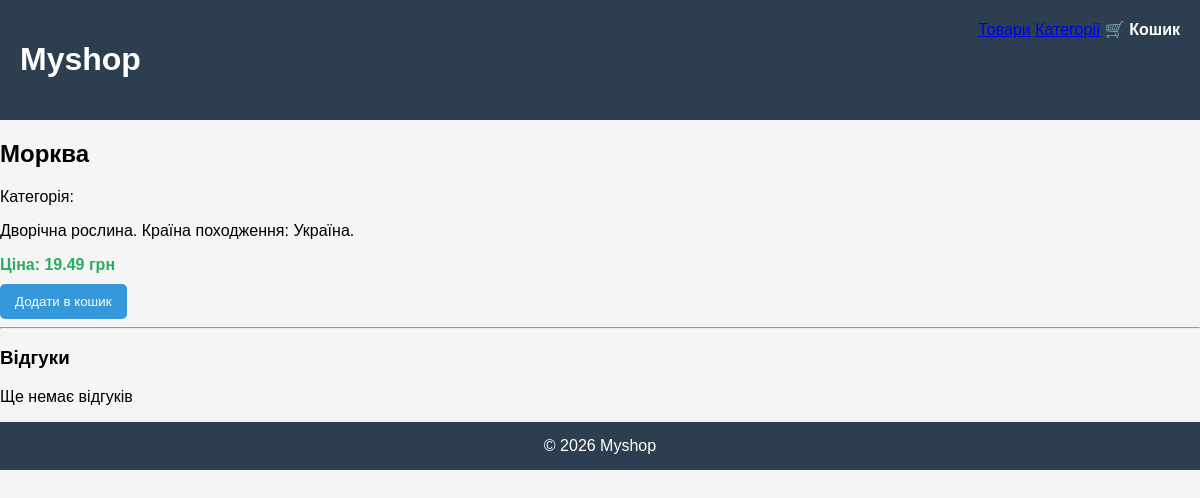
Page /product/10/ on the committed database.
### products/models.py (models this page shows, shortened)
class Product(models.Model):
    name = models.CharField(max_length=200, verbose_name="Назва товару")
    category = models.ForeignKey(
        Category,
        on_delete=models.CASCADE,
        null = True,
        blank = True,
        verbose_name="Категорія"
    )
    description = models.TextField(verbose_name="Опис")
    price = models.DecimalField(max_digits=10, decimal_places=2, verbose_name="Ціна")
    in_stock = models.BooleanField(default=True, verbose_name="В наявності")
    created_at = models.DateTimeField(auto_now_add=True, verbose_name="Дата створення")
    class Meta:
        verbose_name = "Товар"
        verbose_name_plural = "Товари"

### products/views.py (the view)
# urls.py: path('product/<int:product_id>/', views.product_detail, name='product_detail'),
def product_detail(request, product_id):
    product = get_object_or_404(Product, id=product_id)
    reviews = Review.objects.filter(product=product)
    return render(request, "product_detail.html", {
        "product": product,
        "reviews": reviews
    })

### templates/product_detail.html (shortened to what this page needs)
{% extends "base.html" %}
{% block content %}
<h2>{{ product.name }}</h2>
<p>
Категорія: {{ product.category.name }}
</p>
<p>
{{ product.description }}
</p>
<p class="price">
Ціна: {{ product.price }} грн
</p>
{% if product.in_stock %}
<form action="{% url 'add_to_cart' product.id %}" method="post">
    <button type="submit">Додати в кошик</button>
</form>
{% else %}
<p>Товар відсутній</p>
{% endif %}
<hr>
<h3>Відгуки</h3>
{% for review in reviews %}
<div class="review">
<strong>{{ review.author }}</strong>
<p>Рейтинг: {{ review.rating }}/5</p>
<p>{{ review.text }}</p>
</div>
{% empty %}
<p>Ще немає відгуків</p>
{% endfor %}
{% endblock %}

### static/css/style.css (style rules this page uses)
body { margin:0; font-family: Arial; background:#f5f5f5; }
.price { display:block; margin:10px 0; font-weight:bold; color:#27ae60; }
button { padding:10px 15px; background:#3498db; border:none; color:white; border-radius:5px; cursor:pointer; }

### rows in the picture
Product: name "Морква", description "Дворічна рослина. Країна походження: Україна.", price "19.49"
